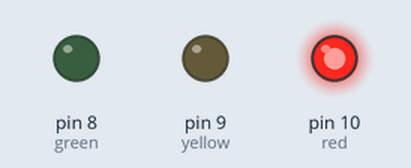
Bench run of a sketch on a simulated Arduino Uno, built with avr-gcc and run on an emulated ATmega328P. On the bench: output pins drawn as LEDs (lit = HIGH).

Above: at 2.5 s.
At 7.5 s:
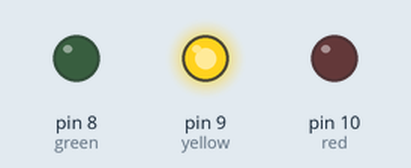
At 10.5 s:
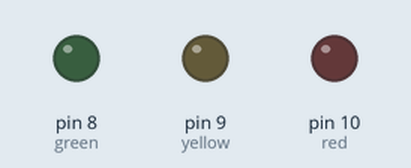
At 13.5 s:
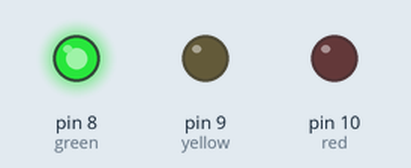
Timing chart, 0 to 20.8 s (numbered marks = the images above):
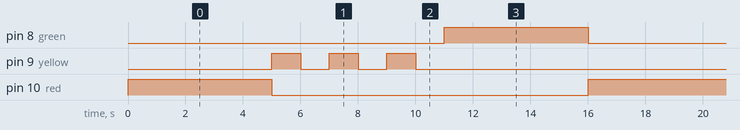

The sketch:

P04-Traffic_Light.ino
```cpp
int red = 10;
int yellow = 9;
int green = 8;

void setup()
{
  pinMode(red, OUTPUT);
  pinMode(yellow, OUTPUT);
  pinMode(green, OUTPUT);
}

void loop()
{
  digitalWrite(red,HIGH);
  delay(5000);
  digitalWrite(red,LOW);


  digitalWrite(yellow,HIGH);
  delay(1000);
  digitalWrite(yellow,LOW);
  delay(1000);

  digitalWrite(yellow,HIGH);
  delay(1000);
  digitalWrite(yellow,LOW);
  delay(1000);

  digitalWrite(yellow,HIGH);
  delay(1000);
  digitalWrite(yellow,LOW);
  delay(1000);


  digitalWrite(green,HIGH);
  delay(5000);
  digitalWrite(green,LOW);
}
```

Measured:
- by itself, pin 8 (green), pin 10 (red): alternates HIGH for 5.0 s and LOW for 11.0 s
- by itself, pin 9 (yellow): repeats every 16.0 s: 2 × (LOW 1.0 s, HIGH 1.0 s), LOW 11.0 s, HIGH 1.0 s
- by itself, everything shown: repeats every 16.0 s, in 9 steps
